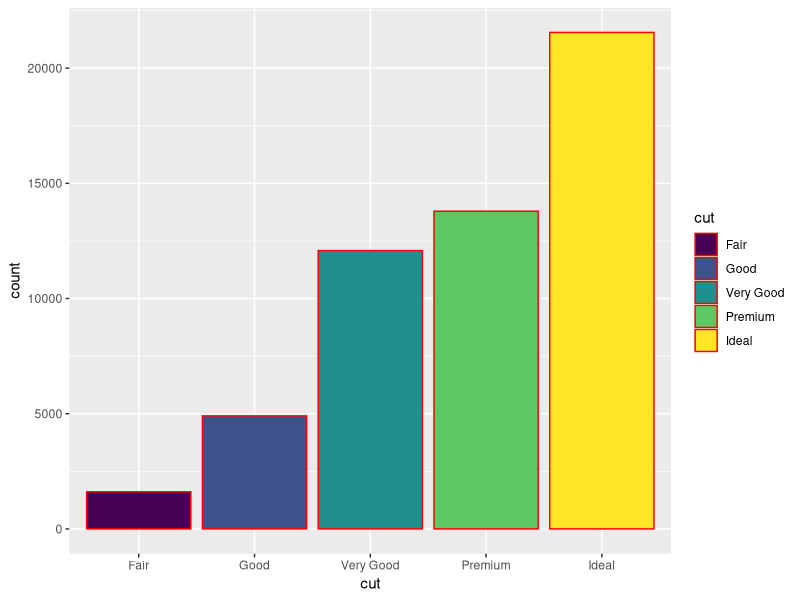
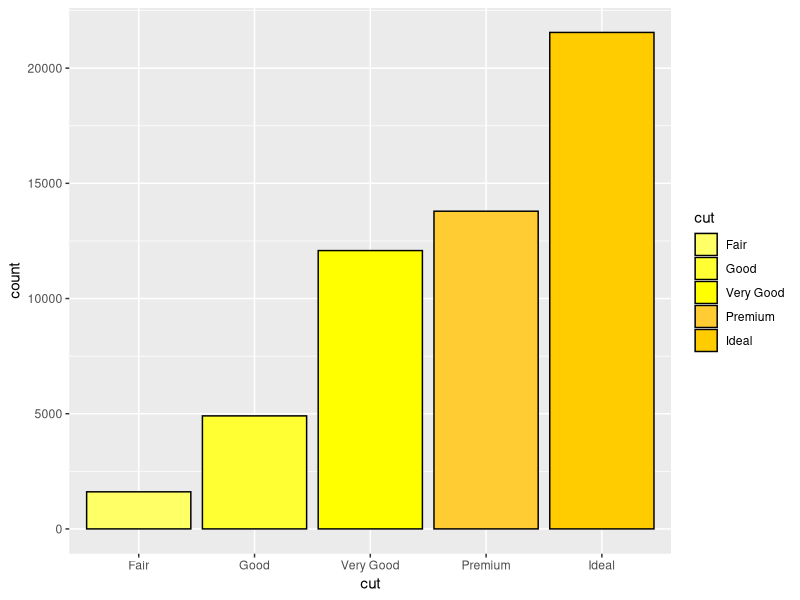
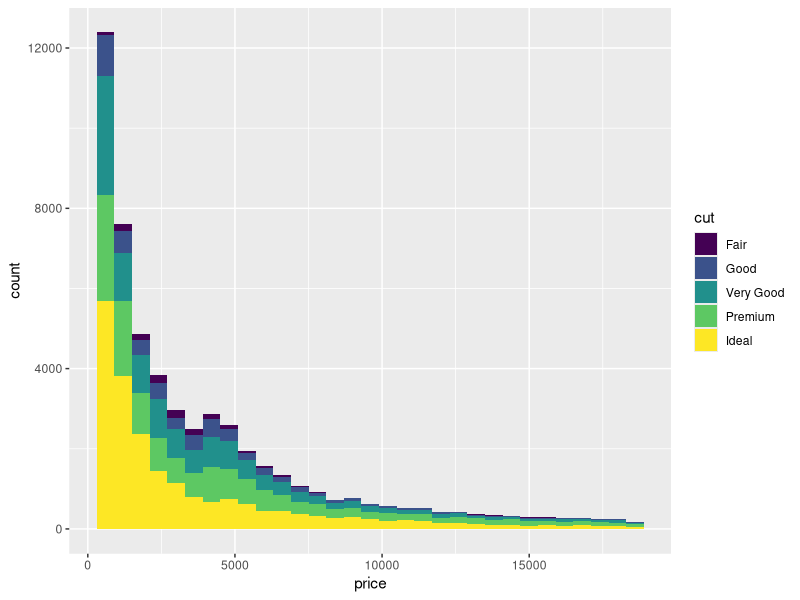
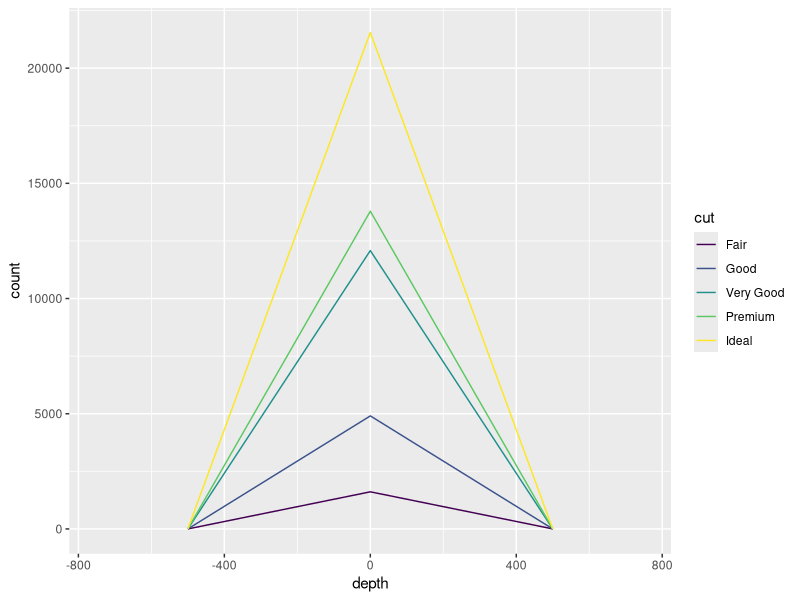
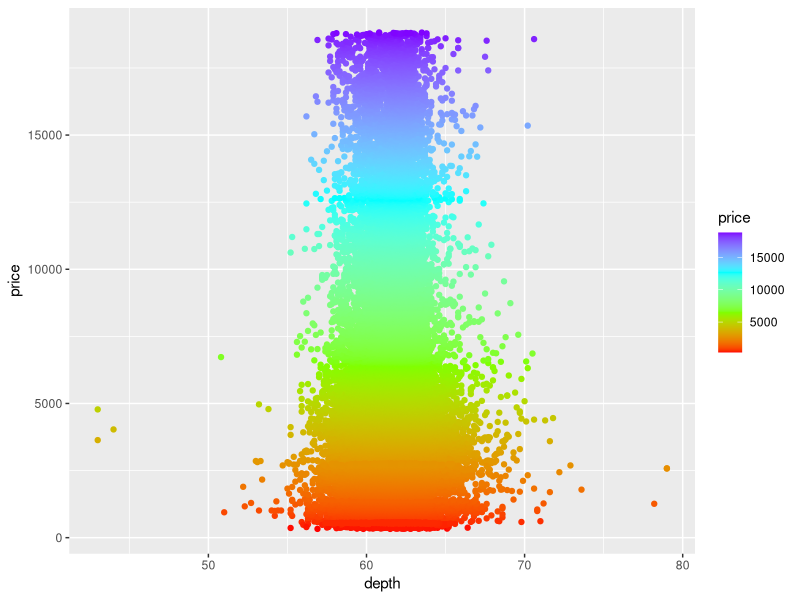
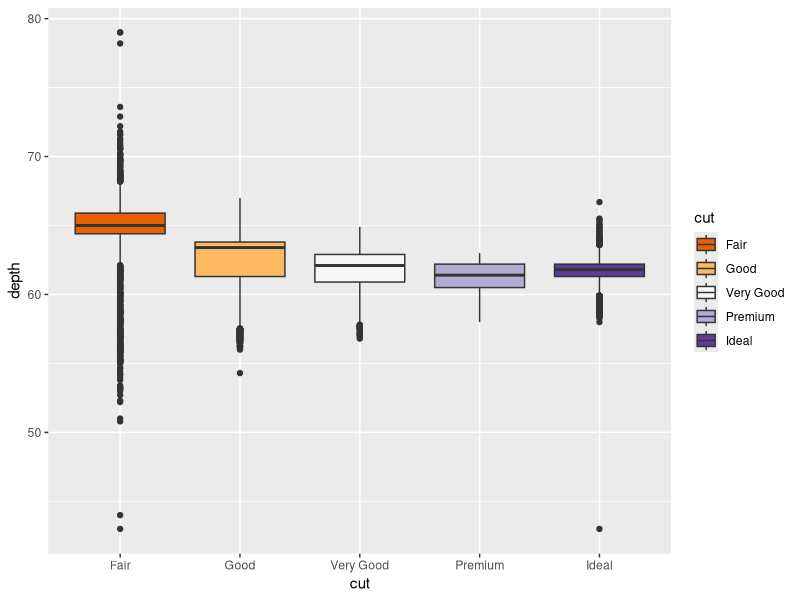
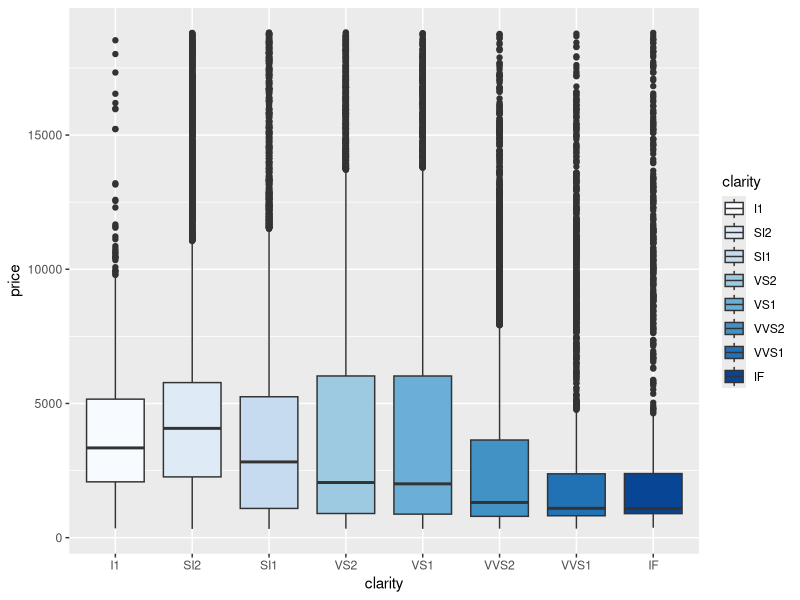

Generate these figures, in order, with R:
## ---- chunk 1
knitr::opts_chunk$set(echo = TRUE)
## ---- chunk 2
#install.packages(,"tidyverse")
# install.packages("ggplot2")
library(ggplot2)
#devtools::install_github("tidyverse/ggplot2")
diamonds

#first diagram:cut and count
#drew the fist picture
#I added color. It doesn't symbolize anything, because the system just randomly put color in this way, however, I was still delighted to see it appear.
ggplot(data = diamonds, aes(x = cut,fill = cut)) +
geom_bar(colour = "red")

#modified, add colour maually
#problem I solved: rememer to add # in front of the color ID.
ggplot(data = diamonds, aes(x = cut,fill = cut)) +
geom_bar(colour = "black") +
scale_fill_manual(values=c("#FFFF66", "#FFFF33", "#FFFF00", "#FFCC33", "#FFCC00"))

#second diagram:price and count
#try out another kind of picture
#Problem I solved: fill = price must put inside aes()
#I also learned that I can't add color manually for a continuous data
#It is exciting when I found that this diagram can show more information by adding fill= cut!It is really encouraging to me
#learn binwidth to alter the width of each bar
ggplot(data = diamonds, aes(x = price, fill = cut)) + 
geom_histogram(binwidth = 600) 


#third diagram:depth and count
#learn to determine the type of the data(continue or not)
#I realized that scale_colour_gradientn won't work for geom_histogram()
#practice geom_freqpoly and also add colour = cut to know the difference between diferent sort of diamonds
ggplot(data = diamonds, aes(x = depth, colour = cut)) +
geom_freqpoly(binwidth = 500)



#fourth diagram: price and depth
#when two datas are both not continuous, use geom_point
#I also tried to make changes to color, but I think it is not too meaningful in this case
ggplot(data = diamonds, aes(x = depth, y=price, colour=price)) +
geom_point() +
scale_colour_gradientn(colours=rainbow(4))

#fifth diagram: cut and depth
#challenge:make changes to the color
#problem I solved: At first I added scale_fill_brewer(palette="PuOr")but nothing happened. As it turned out, I forgot to add fill = cut.
ggplot(diamonds, aes(x=cut, y=depth, fill=cut)) +
geom_boxplot() +
scale_fill_brewer(palette = "PuOr")


# sixth diagram:
# challenge: change color of the diagram
ggplot(diamonds, aes(x=clarity, y=price, fill=clarity)) +
geom_boxplot() +
scale_fill_brewer()


